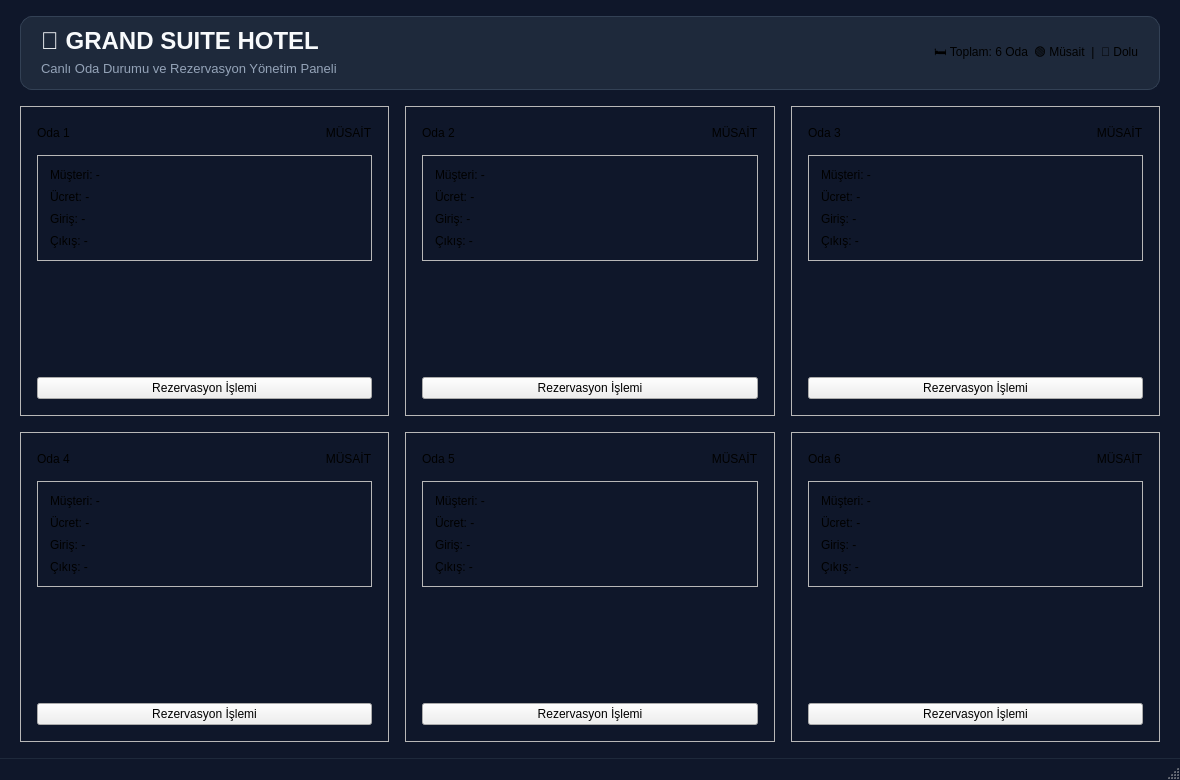
<?xml version="1.0" encoding="UTF-8"?>
<ui version="4.0">
 <class>MainWindow</class>
 <widget class="QMainWindow" name="MainWindow">
  <property name="geometry">
   <rect>
    <x>0</x>
    <y>0</y>
    <width>1180</width>
    <height>780</height>
   </rect>
  </property>
  <property name="minimumSize">
   <size>
    <width>1050</width>
    <height>700</height>
   </size>
  </property>
  <property name="windowTitle">
   <string>Otel Rezervasyon ve Oda Yönetim Sistemi</string>
  </property>
  <property name="styleSheet">
   <string notr="true">/* Ana Pencere ve Temel Bileşenler */
QMainWindow {
    background-color: #0f172a;
    font-family: 'Segoe UI', -apple-system, BlinkMacSystemFont, Roboto, sans-serif;
}

QWidget#centralwidget {
    background-color: #0f172a;
}

/* Üst Başlık Kartı */
QFrame#header_frame {
    background-color: #1e293b;
    border: 1px solid #334155;
    border-radius: 12px;
}

QLabel#lbl_main_title {
    color: #f8fafc;
    font-size: 18pt;
    font-weight: 700;
}

QLabel#lbl_main_subtitle {
    color: #94a3b8;
    font-size: 9.5pt;
}

/* Üst Durum Rozetleri */
QLabel.badge_stat {
    background-color: #0f172a;
    border: 1px solid #334155;
    border-radius: 8px;
    padding: 6px 14px;
    font-size: 9pt;
    font-weight: 600;
    color: #cbd5e1;
}

/* Oda Kartları */
QFrame.room_card {
    background-color: #1e293b;
    border: 1px solid #334155;
    border-radius: 14px;
}

QFrame.room_card:hover {
    border: 1px solid #3b82f6;
}

/* Kart Başlığı */
QLabel.room_number {
    color: #f8fafc;
    font-size: 14pt;
    font-weight: 700;
    background: transparent;
    border: none;
}

QLabel.room_status {
    background-color: #0f172a;
    border-radius: 8px;
    padding: 4px 12px;
    font-size: 9.5pt;
    font-weight: 700;
    border: 1px solid #334155;
}

/* Bilgi Kutusu ve Satırları */
QFrame.info_box {
    background-color: #0f172a;
    border: 1px solid #293548;
    border-radius: 10px;
}

QLabel.info_text {
    color: #cbd5e1;
    font-size: 10pt;
    background: transparent;
    border: none;
}

QLabel.info_text_price {
    color: #38bdf8;
    font-size: 10.5pt;
    font-weight: 700;
    background: transparent;
    border: none;
}

QLabel.info_text_date {
    color: #94a3b8;
    font-size: 9.5pt;
    background: transparent;
    border: none;
}

/* İşlem Butonu */
QPushButton.btn_action {
    background-color: #2563eb;
    color: #ffffff;
    border: 1px solid #3b82f6;
    border-radius: 8px;
    font-size: 10pt;
    font-weight: 600;
    padding: 8px 16px;
    min-height: 36px;
}

QPushButton.btn_action:hover {
    background-color: #1d4ed8;
    border-color: #60a5fa;
}

QPushButton.btn_action:pressed {
    background-color: #1e40af;
}

/* Menü ve Durum Çubuğu */
QMenuBar {
    background-color: #0f172a;
    color: #94a3b8;
    border-bottom: 1px solid #1e293b;
}

QMenuBar::item:selected {
    background-color: #1e293b;
    color: #f8fafc;
}

QStatusBar {
    background-color: #0f172a;
    color: #64748b;
    border-top: 1px solid #1e293b;
}
   </string>
  </property>
  <widget class="QWidget" name="centralwidget">
   <layout class="QVBoxLayout" name="mainVerticalLayout">
    <property name="spacing">
     <number>16</number>
    </property>
    <property name="leftMargin">
     <number>20</number>
    </property>
    <property name="topMargin">
     <number>16</number>
    </property>
    <property name="rightMargin">
     <number>20</number>
    </property>
    <property name="bottomMargin">
     <number>16</number>
    </property>
    <item>
     <widget class="QFrame" name="header_frame">
      <property name="minimumSize">
       <size>
        <width>0</width>
        <height>74</height>
       </size>
      </property>
      <property name="maximumSize">
       <size>
        <width>16777215</width>
        <height>74</height>
       </size>
      </property>
      <property name="frameShape">
       <enum>QFrame::Shape::StyledPanel</enum>
      </property>
      <layout class="QHBoxLayout" name="headerHorizontalLayout">
       <property name="leftMargin">
        <number>20</number>
       </property>
       <property name="topMargin">
        <number>10</number>
       </property>
       <property name="rightMargin">
        <number>20</number>
       </property>
       <property name="bottomMargin">
        <number>10</number>
       </property>
       <item>
        <layout class="QVBoxLayout" name="headerTitlesLayout">
         <property name="spacing">
          <number>2</number>
         </property>
         <item>
          <widget class="QLabel" name="lbl_main_title">
           <property name="text">
            <string>🏨 GRAND SUITE HOTEL</string>
           </property>
          </widget>
         </item>
         <item>
          <widget class="QLabel" name="lbl_main_subtitle">
           <property name="text">
            <string>Canlı Oda Durumu ve Rezervasyon Yönetim Paneli</string>
           </property>
          </widget>
         </item>
        </layout>
       </item>
       <item>
        <spacer name="headerSpacer">
         <property name="orientation">
          <enum>Qt::Orientation::Horizontal</enum>
         </property>
         <property name="sizeHint" stdset="0">
          <size>
           <width>40</width>
           <height>20</height>
          </size>
         </property>
        </spacer>
       </item>
       <item>
        <widget class="QLabel" name="lbl_badge_total">
         <property name="class" stdset="0">
          <string>badge_stat</string>
         </property>
         <property name="text">
          <string>🛏️ Toplam: 6 Oda</string>
         </property>
        </widget>
       </item>
       <item>
        <widget class="QLabel" name="lbl_badge_legend">
         <property name="class" stdset="0">
          <string>badge_stat</string>
         </property>
         <property name="text">
          <string>🟢 Müsait  |  🔴 Dolu</string>
         </property>
        </widget>
       </item>
      </layout>
     </widget>
    </item>
    <item>
     <layout class="QGridLayout" name="roomsGridLayout">
      <property name="spacing">
       <number>16</number>
      </property>
      <item row="0" column="0">
       <widget class="QFrame" name="frame">
        <property name="class" stdset="0">
         <string>room_card</string>
        </property>
        <property name="frameShape">
         <enum>QFrame::Shape::StyledPanel</enum>
        </property>
        <layout class="QVBoxLayout" name="vLayout_frame">
         <property name="spacing">
          <number>12</number>
         </property>
         <property name="leftMargin">
          <number>16</number>
         </property>
         <property name="topMargin">
          <number>16</number>
         </property>
         <property name="rightMargin">
          <number>16</number>
         </property>
         <property name="bottomMargin">
          <number>16</number>
         </property>
         <item>
          <layout class="QHBoxLayout" name="hLayout_top_frame">
           <item>
            <widget class="QLabel" name="oda_no">
             <property name="class" stdset="0">
              <string>room_number</string>
             </property>
             <property name="text">
              <string>Oda 1</string>
             </property>
            </widget>
           </item>
           <item>
            <spacer name="spacer_top_frame">
             <property name="orientation">
              <enum>Qt::Orientation::Horizontal</enum>
             </property>
             <property name="sizeHint" stdset="0">
              <size>
               <width>20</width>
               <height>20</height>
              </size>
             </property>
            </spacer>
           </item>
           <item>
            <widget class="QLabel" name="durum">
             <property name="class" stdset="0">
              <string>room_status</string>
             </property>
             <property name="text">
              <string>MÜSAİT</string>
             </property>
             <property name="alignment">
              <set>Qt::AlignmentFlag::AlignCenter</set>
             </property>
            </widget>
           </item>
          </layout>
         </item>
         <item>
          <widget class="QFrame" name="info_box_frame">
           <property name="class" stdset="0">
            <string>info_box</string>
           </property>
           <property name="frameShape">
            <enum>QFrame::Shape::StyledPanel</enum>
           </property>
           <layout class="QVBoxLayout" name="vLayout_info_frame">
            <property name="spacing">
             <number>8</number>
            </property>
            <property name="leftMargin">
             <number>12</number>
            </property>
            <property name="topMargin">
             <number>12</number>
            </property>
            <property name="rightMargin">
             <number>12</number>
            </property>
            <property name="bottomMargin">
             <number>12</number>
            </property>
            <item>
             <widget class="QLabel" name="ad_soyad">
              <property name="class" stdset="0">
               <string>info_text</string>
              </property>
              <property name="text">
               <string>Müşteri: -</string>
              </property>
             </widget>
            </item>
            <item>
             <widget class="QLabel" name="gunluk_ucret">
              <property name="class" stdset="0">
               <string>info_text_price</string>
              </property>
              <property name="text">
               <string>Ücret: -</string>
              </property>
             </widget>
            </item>
            <item>
             <widget class="QLabel" name="giris">
              <property name="class" stdset="0">
               <string>info_text_date</string>
              </property>
              <property name="text">
               <string>Giriş: -</string>
              </property>
             </widget>
            </item>
            <item>
             <widget class="QLabel" name="cikis">
              <property name="class" stdset="0">
               <string>info_text_date</string>
              </property>
              <property name="text">
               <string>Çıkış: -</string>
              </property>
             </widget>
            </item>
           </layout>
          </widget>
         </item>
         <item>
          <spacer name="spacer_bottom_frame">
           <property name="orientation">
            <enum>Qt::Orientation::Vertical</enum>
           </property>
           <property name="sizeHint" stdset="0">
            <size>
             <width>20</width>
             <height>10</height>
            </size>
           </property>
          </spacer>
         </item>
         <item>
          <widget class="QPushButton" name="btn_islem_1">
           <property name="class" stdset="0">
            <string>btn_action</string>
           </property>
           <property name="cursor">
            <cursorShape>PointingHandCursor</cursorShape>
           </property>
           <property name="text">
            <string>Rezervasyon İşlemi</string>
           </property>
          </widget>
         </item>
        </layout>
       </widget>
      </item>
      <item row="0" column="1">
       <widget class="QFrame" name="frame_2">
        <property name="class" stdset="0">
         <string>room_card</string>
        </property>
        <property name="frameShape">
         <enum>QFrame::Shape::StyledPanel</enum>
        </property>
        <layout class="QVBoxLayout" name="vLayout_frame_2">
         <property name="spacing">
          <number>12</number>
         </property>
         <property name="leftMargin">
          <number>16</number>
         </property>
         <property name="topMargin">
          <number>16</number>
         </property>
         <property name="rightMargin">
          <number>16</number>
         </property>
         <property name="bottomMargin">
          <number>16</number>
         </property>
         <item>
          <layout class="QHBoxLayout" name="hLayout_top_frame_2">
           <item>
            <widget class="QLabel" name="oda_no_2">
             <property name="class" stdset="0">
              <string>room_number</string>
             </property>
             <property name="text">
              <string>Oda 2</string>
             </property>
            </widget>
           </item>
           <item>
            <spacer name="spacer_top_frame_2">
             <property name="orientation">
              <enum>Qt::Orientation::Horizontal</enum>
             </property>
             <property name="sizeHint" stdset="0">
              <size>
               <width>20</width>
               <height>20</height>
              </size>
             </property>
            </spacer>
           </item>
           <item>
            <widget class="QLabel" name="durum_2">
             <property name="class" stdset="0">
              <string>room_status</string>
             </property>
             <property name="text">
              <string>MÜSAİT</string>
             </property>
             <property name="alignment">
              <set>Qt::AlignmentFlag::AlignCenter</set>
             </property>
            </widget>
           </item>
          </layout>
         </item>
         <item>
          <widget class="QFrame" name="info_box_frame_2">
           <property name="class" stdset="0">
            <string>info_box</string>
           </property>
           <property name="frameShape">
            <enum>QFrame::Shape::StyledPanel</enum>
           </property>
           <layout class="QVBoxLayout" name="vLayout_info_frame_2">
            <property name="spacing">
             <number>8</number>
            </property>
            <property name="leftMargin">
             <number>12</number>
            </property>
            <property name="topMargin">
             <number>12</number>
            </property>
            <property name="rightMargin">
             <number>12</number>
            </property>
            <property name="bottomMargin">
             <number>12</number>
            </property>
            <item>
             <widget class="QLabel" name="ad_soyad_2">
              <property name="class" stdset="0">
               <string>info_text</string>
              </property>
              <property name="text">
               <string>Müşteri: -</string>
              </property>
             </widget>
            </item>
            <item>
             <widget class="QLabel" name="gunluk_ucret_2">
              <property name="class" stdset="0">
               <string>info_text_price</string>
              </property>
              <property name="text">
               <string>Ücret: -</string>
              </property>
             </widget>
            </item>
            <item>
             <widget class="QLabel" name="giris_2">
              <property name="class" stdset="0">
               <string>info_text_date</string>
              </property>
              <property name="text">
               <string>Giriş: -</string>
              </property>
             </widget>
            </item>
            <item>
             <widget class="QLabel" name="cikis_2">
              <property name="class" stdset="0">
               <string>info_text_date</string>
              </property>
              <property name="text">
               <string>Çıkış: -</string>
              </property>
             </widget>
            </item>
           </layout>
          </widget>
         </item>
         <item>
          <spacer name="spacer_bottom_frame_2">
           <property name="orientation">
            <enum>Qt::Orientation::Vertical</enum>
           </property>
           <property name="sizeHint" stdset="0">
            <size>
             <width>20</width>
             <height>10</height>
            </size>
           </property>
          </spacer>
         </item>
         <item>
          <widget class="QPushButton" name="btn_islem_2">
           <property name="class" stdset="0">
            <string>btn_action</string>
           </property>
           <property name="cursor">
            <cursorShape>PointingHandCursor</cursorShape>
           </property>
           <property name="text">
            <string>Rezervasyon İşlemi</string>
           </property>
          </widget>
         </item>
        </layout>
       </widget>
      </item>
      <item row="0" column="2">
       <widget class="QFrame" name="frame_3">
        <property name="class" stdset="0">
         <string>room_card</string>
        </property>
        <property name="frameShape">
         <enum>QFrame::Shape::StyledPanel</enum>
        </property>
        <layout class="QVBoxLayout" name="vLayout_frame_3">
         <property name="spacing">
          <number>12</number>
         </property>
         <property name="leftMargin">
          <number>16</number>
         </property>
         <property name="topMargin">
          <number>16</number>
         </property>
         <property name="rightMargin">
          <number>16</number>
         </property>
         <property name="bottomMargin">
          <number>16</number>
         </property>
         <item>
          <layout class="QHBoxLayout" name="hLayout_top_frame_3">
           <item>
            <widget class="QLabel" name="oda_no_3">
             <property name="class" stdset="0">
              <string>room_number</string>
             </property>
             <property name="text">
              <string>Oda 3</string>
             </property>
            </widget>
           </item>
           <item>
            <spacer name="spacer_top_frame_3">
             <property name="orientation">
              <enum>Qt::Orientation::Horizontal</enum>
             </property>
             <property name="sizeHint" stdset="0">
              <size>
               <width>20</width>
               <height>20</height>
              </size>
             </property>
            </spacer>
           </item>
           <item>
            <widget class="QLabel" name="durum_3">
             <property name="class" stdset="0">
              <string>room_status</string>
             </property>
             <property name="text">
              <string>MÜSAİT</string>
             </property>
             <property name="alignment">
              <set>Qt::AlignmentFlag::AlignCenter</set>
             </property>
            </widget>
           </item>
          </layout>
         </item>
         <item>
          <widget class="QFrame" name="info_box_frame_3">
           <property name="class" stdset="0">
            <string>info_box</string>
           </property>
           <property name="frameShape">
            <enum>QFrame::Shape::StyledPanel</enum>
           </property>
           <layout class="QVBoxLayout" name="vLayout_info_frame_3">
            <property name="spacing">
             <number>8</number>
            </property>
            <property name="leftMargin">
             <number>12</number>
            </property>
            <property name="topMargin">
             <number>12</number>
            </property>
            <property name="rightMargin">
             <number>12</number>
            </property>
            <property name="bottomMargin">
             <number>12</number>
            </property>
            <item>
             <widget class="QLabel" name="ad_soyad_3">
              <property name="class" stdset="0">
               <string>info_text</string>
              </property>
              <property name="text">
               <string>Müşteri: -</string>
              </property>
             </widget>
            </item>
            <item>
             <widget class="QLabel" name="gunluk_ucret_3">
              <property name="class" stdset="0">
               <string>info_text_price</string>
              </property>
              <property name="text">
               <string>Ücret: -</string>
              </property>
             </widget>
            </item>
            <item>
             <widget class="QLabel" name="giris_3">
              <property name="class" stdset="0">
               <string>info_text_date</string>
              </property>
              <property name="text">
               <string>Giriş: -</string>
              </property>
             </widget>
            </item>
            <item>
             <widget class="QLabel" name="cikis_3">
              <property name="class" stdset="0">
               <string>info_text_date</string>
              </property>
              <property name="text">
               <string>Çıkış: -</string>
              </property>
             </widget>
            </item>
           </layout>
          </widget>
         </item>
         <item>
          <spacer name="spacer_bottom_frame_3">
           <property name="orientation">
            <enum>Qt::Orientation::Vertical</enum>
           </property>
           <property name="sizeHint" stdset="0">
            <size>
             <width>20</width>
             <height>10</height>
            </size>
           </property>
          </spacer>
         </item>
         <item>
          <widget class="QPushButton" name="btn_islem_3">
           <property name="class" stdset="0">
            <string>btn_action</string>
           </property>
           <property name="cursor">
            <cursorShape>PointingHandCursor</cursorShape>
           </property>
           <property name="text">
            <string>Rezervasyon İşlemi</string>
           </property>
          </widget>
         </item>
        </layout>
       </widget>
      </item>
      <item row="1" column="0">
       <widget class="QFrame" name="frame_4">
        <property name="class" stdset="0">
         <string>room_card</string>
        </property>
        <property name="frameShape">
         <enum>QFrame::Shape::StyledPanel</enum>
        </property>
        <layout class="QVBoxLayout" name="vLayout_frame_4">
         <property name="spacing">
          <number>12</number>
         </property>
         <property name="leftMargin">
          <number>16</number>
         </property>
         <property name="topMargin">
          <number>16</number>
         </property>
         <property name="rightMargin">
          <number>16</number>
         </property>
         <property name="bottomMargin">
          <number>16</number>
         </property>
         <item>
          <layout class="QHBoxLayout" name="hLayout_top_frame_4">
           <item>
            <widget class="QLabel" name="oda_no_4">
             <property name="class" stdset="0">
              <string>room_number</string>
             </property>
             <property name="text">
              <string>Oda 4</string>
             </property>
            </widget>
           </item>
           <item>
            <spacer name="spacer_top_frame_4">
             <property name="orientation">
              <enum>Qt::Orientation::Horizontal</enum>
             </property>
             <property name="sizeHint" stdset="0">
              <size>
               <width>20</width>
               <height>20</height>
              </size>
             </property>
            </spacer>
           </item>
           <item>
            <widget class="QLabel" name="durum_4">
             <property name="class" stdset="0">
              <string>room_status</string>
             </property>
             <property name="text">
              <string>MÜSAİT</string>
             </property>
             <property name="alignment">
              <set>Qt::AlignmentFlag::AlignCenter</set>
             </property>
            </widget>
           </item>
          </layout>
         </item>
         <item>
          <widget class="QFrame" name="info_box_frame_4">
           <property name="class" stdset="0">
            <string>info_box</string>
           </property>
           <property name="frameShape">
            <enum>QFrame::Shape::StyledPanel</enum>
           </property>
           <layout class="QVBoxLayout" name="vLayout_info_frame_4">
            <property name="spacing">
             <number>8</number>
            </property>
            <property name="leftMargin">
             <number>12</number>
            </property>
            <property name="topMargin">
             <number>12</number>
            </property>
            <property name="rightMargin">
             <number>12</number>
            </property>
            <property name="bottomMargin">
             <number>12</number>
            </property>
            <item>
             <widget class="QLabel" name="ad_soyad_4">
              <property name="class" stdset="0">
               <string>info_text</string>
              </property>
              <property name="text">
               <string>Müşteri: -</string>
              </property>
             </widget>
            </item>
            <item>
             <widget class="QLabel" name="gunluk_ucret_4">
              <property name="class" stdset="0">
               <string>info_text_price</string>
              </property>
              <property name="text">
               <string>Ücret: -</string>
              </property>
             </widget>
            </item>
            <item>
             <widget class="QLabel" name="giris_4">
              <property name="class" stdset="0">
               <string>info_text_date</string>
              </property>
              <property name="text">
               <string>Giriş: -</string>
              </property>
             </widget>
            </item>
            <item>
             <widget class="QLabel" name="cikis_4">
              <property name="class" stdset="0">
               <string>info_text_date</string>
              </property>
              <property name="text">
               <string>Çıkış: -</string>
              </property>
             </widget>
            </item>
           </layout>
          </widget>
         </item>
         <item>
          <spacer name="spacer_bottom_frame_4">
           <property name="orientation">
            <enum>Qt::Orientation::Vertical</enum>
           </property>
           <property name="sizeHint" stdset="0">
            <size>
             <width>20</width>
             <height>10</height>
            </size>
           </property>
          </spacer>
         </item>
         <item>
          <widget class="QPushButton" name="btn_islem_4">
           <property name="class" stdset="0">
            <string>btn_action</string>
           </property>
           <property name="cursor">
            <cursorShape>PointingHandCursor</cursorShape>
           </property>
           <property name="text">
            <string>Rezervasyon İşlemi</string>
           </property>
          </widget>
         </item>
        </layout>
       </widget>
      </item>
      <item row="1" column="1">
       <widget class="QFrame" name="frame_5">
        <property name="class" stdset="0">
         <string>room_card</string>
        </property>
        <property name="frameShape">
         <enum>QFrame::Shape::StyledPanel</enum>
        </property>
        <layout class="QVBoxLayout" name="vLayout_frame_5">
         <property name="spacing">
          <number>12</number>
         </property>
         <property name="leftMargin">
          <number>16</number>
         </property>
         <property name="topMargin">
          <number>16</number>
         </property>
         <property name="rightMargin">
          <number>16</number>
         </property>
         <property name="bottomMargin">
          <number>16</number>
         </property>
         <item>
          <layout class="QHBoxLayout" name="hLayout_top_frame_5">
           <item>
            <widget class="QLabel" name="oda_no_5">
             <property name="class" stdset="0">
              <string>room_number</string>
             </property>
             <property name="text">
              <string>Oda 5</string>
             </property>
            </widget>
           </item>
           <item>
            <spacer name="spacer_top_frame_5">
             <property name="orientation">
              <enum>Qt::Orientation::Horizontal</enum>
             </property>
             <property name="sizeHint" stdset="0">
              <size>
               <width>20</width>
               <height>20</height>
              </size>
             </property>
            </spacer>
           </item>
           <item>
            <widget class="QLabel" name="durum_5">
             <property name="class" stdset="0">
              <string>room_status</string>
             </property>
             <property name="text">
              <string>MÜSAİT</string>
             </property>
             <property name="alignment">
              <set>Qt::AlignmentFlag::AlignCenter</set>
             </property>
            </widget>
           </item>
          </layout>
         </item>
         <item>
          <widget class="QFrame" name="info_box_frame_5">
           <property name="class" stdset="0">
            <string>info_box</string>
           </property>
           <property name="frameShape">
            <enum>QFrame::Shape::StyledPanel</enum>
           </property>
           <layout class="QVBoxLayout" name="vLayout_info_frame_5">
            <property name="spacing">
             <number>8</number>
            </property>
            <property name="leftMargin">
             <number>12</number>
            </property>
            <property name="topMargin">
             <number>12</number>
            </property>
            <property name="rightMargin">
             <number>12</number>
            </property>
            <property name="bottomMargin">
             <number>12</number>
            </property>
            <item>
             <widget class="QLabel" name="ad_soyad_5">
              <property name="class" stdset="0">
               <string>info_text</string>
              </property>
              <property name="text">
               <string>Müşteri: -</string>
              </property>
             </widget>
            </item>
            <item>
             <widget class="QLabel" name="gunluk_ucret_5">
              <property name="class" stdset="0">
               <string>info_text_price</string>
              </property>
              <property name="text">
               <string>Ücret: -</string>
              </property>
             </widget>
            </item>
            <item>
             <widget class="QLabel" name="giris_5">
              <property name="class" stdset="0">
               <string>info_text_date</string>
              </property>
              <property name="text">
               <string>Giriş: -</string>
              </property>
             </widget>
            </item>
            <item>
             <widget class="QLabel" name="cikis_5">
              <property name="class" stdset="0">
               <string>info_text_date</string>
              </property>
              <property name="text">
               <string>Çıkış: -</string>
              </property>
             </widget>
            </item>
           </layout>
          </widget>
         </item>
         <item>
          <spacer name="spacer_bottom_frame_5">
           <property name="orientation">
            <enum>Qt::Orientation::Vertical</enum>
           </property>
           <property name="sizeHint" stdset="0">
            <size>
             <width>20</width>
             <height>10</height>
            </size>
           </property>
          </spacer>
         </item>
         <item>
          <widget class="QPushButton" name="btn_islem_5">
           <property name="class" stdset="0">
            <string>btn_action</string>
           </property>
           <property name="cursor">
            <cursorShape>PointingHandCursor</cursorShape>
           </property>
           <property name="text">
            <string>Rezervasyon İşlemi</string>
           </property>
          </widget>
         </item>
        </layout>
       </widget>
      </item>
      <item row="1" column="2">
       <widget class="QFrame" name="frame_6">
        <property name="class" stdset="0">
         <string>room_card</string>
        </property>
        <property name="frameShape">
         <enum>QFrame::Shape::StyledPanel</enum>
        </property>
        <layout class="QVBoxLayout" name="vLayout_frame_6">
         <property name="spacing">
          <number>12</number>
         </property>
         <property name="leftMargin">
          <number>16</number>
         </property>
         <property name="topMargin">
          <number>16</number>
         </property>
         <property name="rightMargin">
          <number>16</number>
         </property>
         <property name="bottomMargin">
          <number>16</number>
         </property>
         <item>
          <layout class="QHBoxLayout" name="hLayout_top_frame_6">
           <item>
            <widget class="QLabel" name="oda_no_6">
             <property name="class" stdset="0">
              <string>room_number</string>
             </property>
             <property name="text">
              <string>Oda 6</string>
             </property>
            </widget>
           </item>
           <item>
            <spacer name="spacer_top_frame_6">
             <property name="orientation">
              <enum>Qt::Orientation::Horizontal</enum>
             </property>
             <property name="sizeHint" stdset="0">
              <size>
               <width>20</width>
               <height>20</height>
              </size>
             </property>
            </spacer>
           </item>
           <item>
            <widget class="QLabel" name="durum_6">
             <property name="class" stdset="0">
              <string>room_status</string>
             </property>
             <property name="text">
              <string>MÜSAİT</string>
             </property>
             <property name="alignment">
              <set>Qt::AlignmentFlag::AlignCenter</set>
             </property>
            </widget>
           </item>
          </layout>
         </item>
         <item>
          <widget class="QFrame" name="info_box_frame_6">
           <property name="class" stdset="0">
            <string>info_box</string>
           </property>
           <property name="frameShape">
            <enum>QFrame::Shape::StyledPanel</enum>
           </property>
           <layout class="QVBoxLayout" name="vLayout_info_frame_6">
            <property name="spacing">
             <number>8</number>
            </property>
            <property name="leftMargin">
             <number>12</number>
            </property>
            <property name="topMargin">
             <number>12</number>
            </property>
            <property name="rightMargin">
             <number>12</number>
            </property>
            <property name="bottomMargin">
             <number>12</number>
            </property>
            <item>
             <widget class="QLabel" name="ad_soyad_6">
              <property name="class" stdset="0">
               <string>info_text</string>
              </property>
              <property name="text">
               <string>Müşteri: -</string>
              </property>
             </widget>
            </item>
            <item>
             <widget class="QLabel" name="gunluk_ucret_6">
              <property name="class" stdset="0">
               <string>info_text_price</string>
              </property>
              <property name="text">
               <string>Ücret: -</string>
              </property>
             </widget>
            </item>
            <item>
             <widget class="QLabel" name="giris_6">
              <property name="class" stdset="0">
               <string>info_text_date</string>
              </property>
              <property name="text">
               <string>Giriş: -</string>
              </property>
             </widget>
            </item>
            <item>
             <widget class="QLabel" name="cikis_6">
              <property name="class" stdset="0">
               <string>info_text_date</string>
              </property>
              <property name="text">
               <string>Çıkış: -</string>
              </property>
             </widget>
            </item>
           </layout>
          </widget>
         </item>
         <item>
          <spacer name="spacer_bottom_frame_6">
           <property name="orientation">
            <enum>Qt::Orientation::Vertical</enum>
           </property>
           <property name="sizeHint" stdset="0">
            <size>
             <width>20</width>
             <height>10</height>
            </size>
           </property>
          </spacer>
         </item>
         <item>
          <widget class="QPushButton" name="btn_islem_6">
           <property name="class" stdset="0">
            <string>btn_action</string>
           </property>
           <property name="cursor">
            <cursorShape>PointingHandCursor</cursorShape>
           </property>
           <property name="text">
            <string>Rezervasyon İşlemi</string>
           </property>
          </widget>
         </item>
        </layout>
       </widget>
      </item>
     </layout>
    </item>
   </layout>
  </widget>
  <widget class="QMenuBar" name="menubar">
   <property name="geometry">
    <rect>
     <x>0</x>
     <y>0</y>
     <width>1180</width>
     <height>24</height>
    </rect>
   </property>
  </widget>
  <widget class="QStatusBar" name="statusbar"/>
 </widget>
 <resources/>
 <connections/>
</ui>
